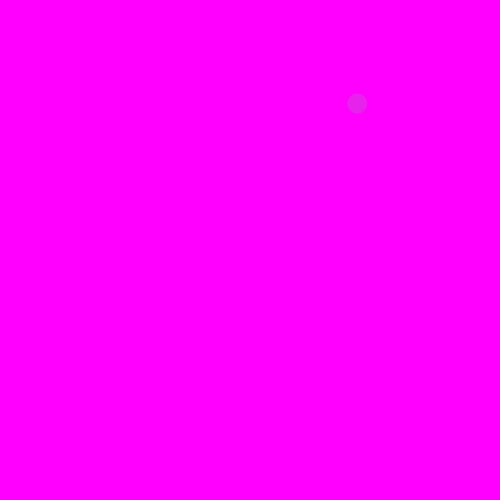
Frame 1 (no input)
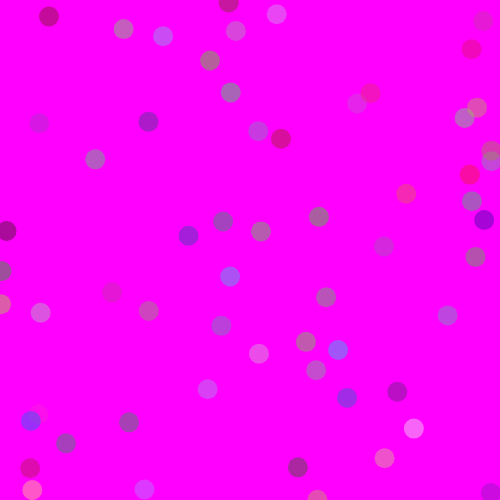
Frame 60 (no input)
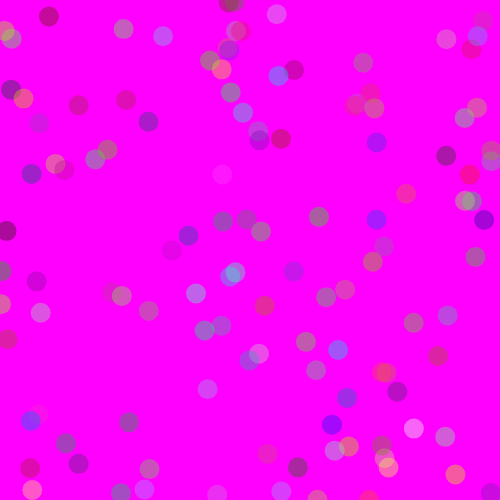
Frame 120 (the mouse pressed at the canvas centre since frame 60)

The p5.js sketch that drew these frames (run headless with seeded random() and noise() and a simulated clock; from frame 60 on, the mouse is pressed at the canvas centre):

// p5.js sketch
// ── sketch.js
function setup() {
	createCanvas(500,500);
	background(255,0,255);
}

function draw() {
	generate_circle();
}

function change_background(){
	var shade_y = map(mouseY,0,width,0,255);
	var shade_x = map(mouseX,0,height,0,255);
	background(shade_x,0,shade_y);
}

function generate_circle(){
	var x = random(0,width);
	var y = random(0,height);
	var r = random(0,255);
	var g = random(0,255);
	var b = random(0,255);
	noStroke();
	fill(r,g,b,100);
	ellipse(x,y,20,20);
}
